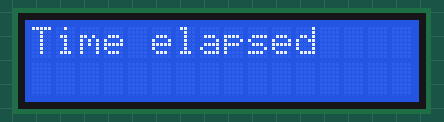
Simulated run of this program. Board: ESP32. Parts: 16×2 character LCD.

Above: at 0.6 s.
At 1.1 s:
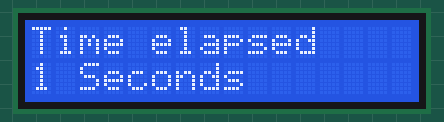
At 10.2 s:
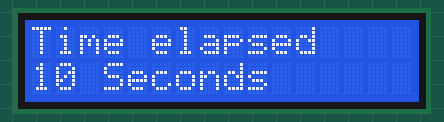
At 19.3 s:
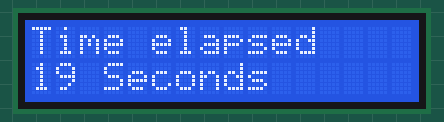
At 28.4 s:
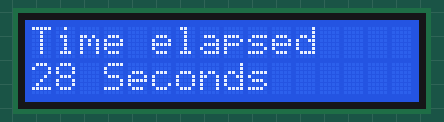
At 38.5 s:
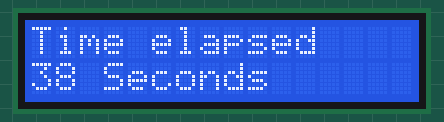

Measured:
- what the display in image 0 shows lasts 0.5 s, from 0.6 s to 1.1 s
- what the display in image 1 shows lasts 1.0 s, from 1.1 s to 2.1 s

The program:

main.cpp
```cpp
#include <Arduino.h>

#include <Wire.h>                           // For I2C communications
#include <hd44780.h>                        // main hd44780 header
#include <hd44780ioClass/hd44780_I2Cexp.h>  // i2c expander i/o class header

/*-----( Declare Constants )-----*/
// LCD geometry
const int LCD_COLS = 16;
const int LCD_ROWS = 2;

/*-----( Declare objects )-----*/
//hd44780_I2Cexp lcd;  // declare lcd object: auto locate & auto config expander chip
 hd44780_I2Cexp lcd(0x27);

 /*-----( Declare Variables )-----*/
 int status;

 void setup()
 {
   status = lcd.begin(LCD_COLS, LCD_ROWS);
   if (status) // non zero status means it was unsuccesful
   {
     // hd44780 has a fatalError() routine that blinks an led if possible
     // begin() failed so blink error code using the onboard LED if possible
     hd44780::fatalError(status); // does not return
   }

   // Print a message to the LCD.
   lcd.clear();
   delay(500);
   lcd.setCursor(0, 0);
   lcd.print("Time elapsed");
   delay(500);

 } /*--(end setup )---*/

void loop() {
  // Here cursor is placed on first position (col: 0) of the second line (row: 1)
  lcd.setCursor(0, 1);
  // We write the number of seconds elapsed
  lcd.print(millis() / 1000);
  // Now we print the word Seconds with an initial space
  lcd.print(" Seconds");
  delay(1000);
}
```
